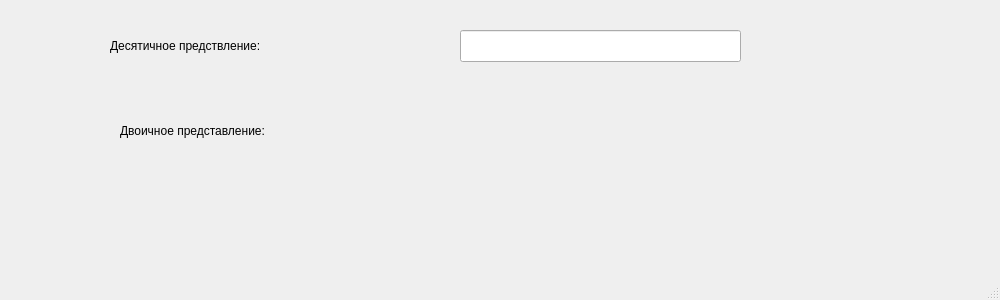
<?xml version="1.0" encoding="UTF-8"?>
<ui version="4.0">
 <class>MainWindow</class>
 <widget class="QMainWindow" name="MainWindow">
  <property name="geometry">
   <rect>
    <x>0</x>
    <y>0</y>
    <width>1000</width>
    <height>300</height>
   </rect>
  </property>
  <property name="minimumSize">
   <size>
    <width>300</width>
    <height>150</height>
   </size>
  </property>
  <property name="maximumSize">
   <size>
    <width>1000</width>
    <height>300</height>
   </size>
  </property>
  <property name="windowTitle">
   <string>MainWindow</string>
  </property>
  <widget class="QWidget" name="centralwidget">
   <widget class="QLineEdit" name="lineEdit">
    <property name="geometry">
     <rect>
      <x>460</x>
      <y>30</y>
      <width>281</width>
      <height>32</height>
     </rect>
    </property>
   </widget>
   <widget class="QLabel" name="label">
    <property name="geometry">
     <rect>
      <x>120</x>
      <y>120</y>
      <width>211</width>
      <height>21</height>
     </rect>
    </property>
    <property name="text">
     <string>Двоичное представление:</string>
    </property>
   </widget>
   <widget class="QLabel" name="binary">
    <property name="geometry">
     <rect>
      <x>450</x>
      <y>120</y>
      <width>461</width>
      <height>21</height>
     </rect>
    </property>
    <property name="text">
     <string/>
    </property>
   </widget>
   <widget class="QLabel" name="label_2">
    <property name="geometry">
     <rect>
      <x>110</x>
      <y>30</y>
      <width>261</width>
      <height>31</height>
     </rect>
    </property>
    <property name="text">
     <string>Десятичное предствление:</string>
    </property>
   </widget>
  </widget>
  <widget class="QMenuBar" name="menubar">
   <property name="geometry">
    <rect>
     <x>0</x>
     <y>0</y>
     <width>1000</width>
     <height>26</height>
    </rect>
   </property>
  </widget>
  <widget class="QStatusBar" name="statusbar"/>
 </widget>
 <resources/>
 <connections/>
</ui>
